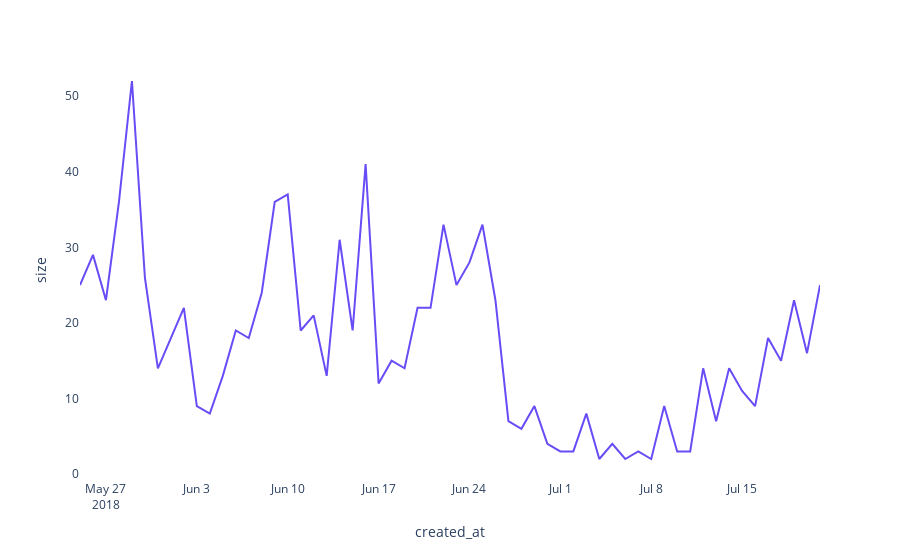

Write notebook code for a chart like this one.
### Markdown cell above
## Daily Tweets

### Code cell
df_plot = (df.select(F.date_format('created_at','yyyy-MM-dd').alias('created_at'))
 .groupby('created_at')
 .count()
 .withColumnRenamed('count', 'size'))
px.line(df_plot.toPandas().sort_values(by="created_at"), x='created_at', y='size')

### Figure 1 — Plotly figure (JSON) as saved in the notebook; plotly's stock layout.template omitted (floating-point values rounded to 4 significant figures)
{"data": [{"hovertemplate": "created_at=%{x}<br>size=%{y}<extra></extra>", "legendgroup": "", "line": {"color": "#684cf6", "dash": "solid"}, "marker": {"symbol": "circle"}, "mode": "lines", "name": "", "orientation": "v", "showlegend": false, "type": "scatter", "x": ["2018-05-25", "2018-05-26", "2018-05-27", "2018-05-28", "2018-05-29", "2018-05-30", "2018-05-31", "2018-06-01", "2018-06-02", "2018-06-03", "2018-06-04", "2018-06-05", "2018-06-06", "2018-06-07", "2018-06-08", "2018-06-09", "2018-06-10", "2018-06-11", "2018-06-12", "2018-06-13", "2018-06-14", "2018-06-15", "2018-06-16", "2018-06-17", "2018-06-18", "2018-06-19", "2018-06-20", "2018-06-21", "2018-06-22", "2018-06-23", "2018-06-24", "2018-06-25", "2018-06-26", "2018-06-27", "2018-06-28", "2018-06-29", "2018-06-30", "2018-07-01", "2018-07-02", "2018-07-03", "2018-07-04", "2018-07-05", "2018-07-06", "2018-07-07", "2018-07-08", "2018-07-09", "2018-07-10", "2018-07-11", "2018-07-12", "2018-07-13", "2018-07-14", "2018-07-15", "2018-07-16", "2018-07-17", "2018-07-18", "2018-07-19", "2018-07-20", "2018-07-21"], "xaxis": "x", "y": [25, 29, 23, 36, 52, 26, 14, 18, 22, 9, 8, 13, 19, 18, 24, 36, 37, 19, 21, 13, 31, 19, 41, 12, 15, 14, 22, 22, 33, 25, 28, 33, 23, 7, 6, 9, 4, 3, 3, 8, 2, 4, 2, 3, 2, 9, 3, 3, 14, 7, 14, 11, 9, 18, 15, 23, 16, 25], "yaxis": "y"}], "layout": {"legend": {"tracegroupgap": 0}, "margin": {"t": 60}, "xaxis": {"anchor": "y", "domain": [0, 1], "title": {"text": "created_at"}}, "yaxis": {"anchor": "x", "domain": [0, 1], "title": {"text": "size"}}}}
